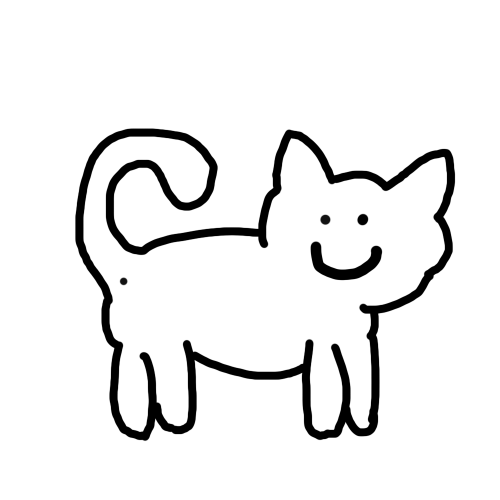
#> input picture Images/Cat.png, 1000 x 1000 px (shown at 1/2 size)
$ python -i image_utils.py   (imports and definitions only)
#> lines starting #> are read from the running program, lines starting #| are printed output that depends on the picture
"""
image_utils.py — утилиты для работы с картинками (наложение слоёв)
Все картинки имеют размер 1000x1000 пиксель
"""

from PIL import Image
from pathlib import Path
import io

IMAGES_DIR = Path("Images")

# Коэффициент оптимизации для Telegram (уменьшаем до 512x512)
COMPRESS_SCALE = 512 / 1000


def composite_cat_image(
    state_icons: list = None,
    action_layer: str = None,
    accessory: str = None,
) -> io.BytesIO:
    """
    Создаёт композитное изображение кота.

    Args:
        state_icons: список иконок состояния ('energy', 'mood', 'satiety')
        action_layer: слой действия ('food', 'game')
        accessory: аксессуар ('finance', 'gaming', 'weather')

    Returns:
        BytesIO с готовым PNG
    """

    # Загружаем базовое изображение кота
    cat_img = Image.open(IMAGES_DIR / "Cat.png").convert("RGBA")

    # Наложение слоя действия (сверху)
    if action_layer:
        action_map = {
            "food": IMAGES_DIR / "Food.png",
            "game": IMAGES_DIR / "Game.png",
            "sleep": IMAGES_DIR / "CatLowEnergy.png",
        }
        if action_layer in action_map:
            action_img = Image.open(action_map[action_layer]).convert("RGBA")
            cat_img = Image.alpha_composite(cat_img, action_img)

    # Наложение аксессуара
    if accessory:
        accessory_map = {
            "finance": IMAGES_DIR / "AcsFinance.png",
            "gaming": IMAGES_DIR / "AcsGaming.png",
            "weather": IMAGES_DIR / "AcsWeather.png",
        }
        if accessory in accessory_map:
            acc_img = Image.open(accessory_map[accessory]).convert("RGBA")
            cat_img = Image.alpha_composite(cat_img, acc_img)

    # Наложение иконок состояния
    if state_icons:
        icon_map = {
            "energy": IMAGES_DIR / "EnergyIcon.png",
            "mood": IMAGES_DIR / "MoodIcon.png",
            "satiety": IMAGES_DIR / "SatietyIcon.png",
        }
        for icon_key in state_icons:
            if icon_key in icon_map:
                icon_img = Image.open(icon_map[icon_key]).convert("RGBA")
                cat_img = Image.alpha_composite(cat_img, icon_img)

    # Оптимизация размера для Telegram
    new_size = (COMPRESS_SCALE * cat_img.width, COMPRESS_SCALE * cat_img.height)
#> new_size = (512, 512)
    cat_img.thumbnail((512, 512), Image.Resampling.LANCZOS)
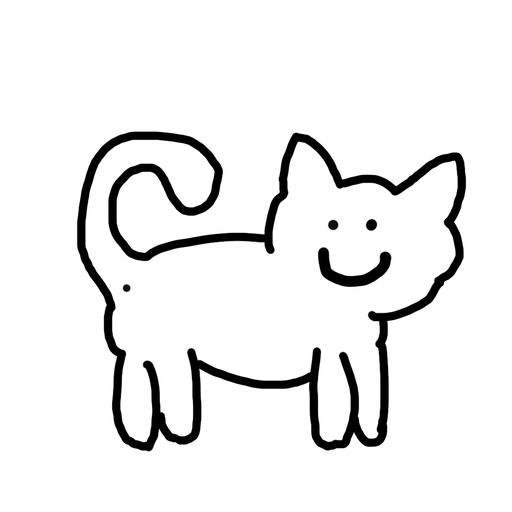
#> cat_img: PIL image 512x512 RGBA; mean R, G, B, A 237, 237, 237, 255

    # Сохраняем в BytesIO
    output = io.BytesIO()
    cat_img.save(output, format="PNG", optimize=True)
    output.seek(0)

    return output


# [46 lines left out: functions get_status_image, get_action_image, get_low_stat_image, not called in this run]

>>> result = composite_cat_image()
